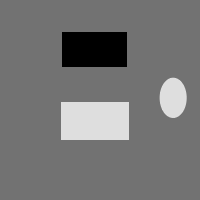
#> input picture helloOpenCV/cv_part3/res/bin.png, 200 x 200 px
$ python '06图像梯度_1.py'
#> lines starting #> are read from the running program, lines starting #| are printed output that depends on the picture
import numpy as np
import cv2 as cv
from matplotlib import pyplot as plt


def get_variable_name(var):
    for name, value in globals().items():
        if value is var:
            return name


def cv_show(img):
    title = get_variable_name(img)
    cv.namedWindow(title, cv.WINDOW_NORMAL)
    cv.imshow(title, img)
    cv.waitKey(0)
    cv.destroyAllWindows()
    return


img = cv.imread('./res/bin.png', 0)
#> img is the input picture: shape (200, 200); min 0, max 222, mean 116.8
# Output dtype = cv.CV_8U
sobelx8u = cv.Sobel(img, cv.CV_8U, 1, 0, ksize=3)
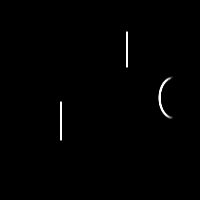
#> sobelx8u: shape (200, 200); min 0, max 255, mean 1.6
print(cv.CV_8U)
print(cv.CV_64F)
# Output dtype = cv.CV_64F. Then take its absolute and convert to cv.CV_8U
sobelx64f = cv.Sobel(img, cv.CV_64F, 1, 0, ksize=3)
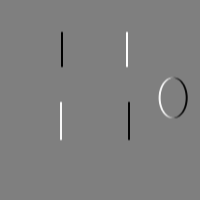
#> sobelx64f: shape (200, 200) float64; min -456, max 456, mean 0; drawn with min black and max white
abs_sobel64f = np.absolute(sobelx64f)
sobel_8u = np.uint8(abs_sobel64f)
plt.subplot(1, 3, 1), plt.imshow(img, cmap='gray'), plt.title('Original'), plt.xticks([]), plt.yticks([])
plt.subplot(1, 3, 2), plt.imshow(sobelx8u, cmap='gray'), plt.title('Sobel CV_8U'), plt.xticks([]), plt.yticks([])
plt.subplot(1, 3, 3), plt.imshow(sobel_8u, cmap='gray'), plt.title('Sobel abs(CV_64F)'), plt.xticks([]), plt.yticks([])
plt.show()
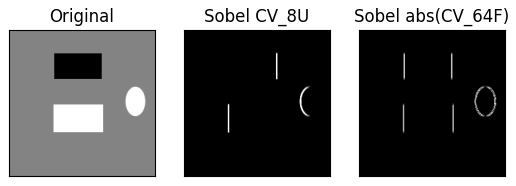
#> figure drawn by matplotlib, 3 panels
